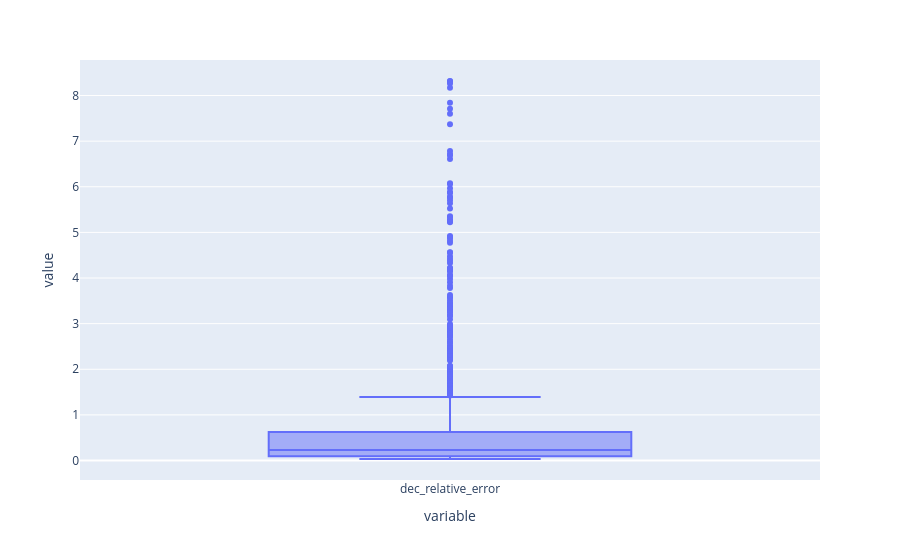

Source (notebook cell):
### Code cell
px.box(df['dec_relative_error'])

### Figure 1 — Plotly figure (JSON) as saved in the notebook; plotly's stock layout.template omitted (floating-point values rounded to 4 significant figures; data arrays with more than 128 entries replaced by an {"elided": "..."} marker saying what was removed)
{"data": [{"alignmentgroup": "True", "hovertemplate": "variable=%{x}<br>value=%{y}<extra></extra>", "legendgroup": "", "marker": {"color": "#636efa"}, "name": "", "notched": false, "offsetgroup": "", "orientation": "v", "showlegend": false, "type": "box", "x": {"elided": "1094 str values"}, "x0": " ", "xaxis": "x", "y": {"elided": "1094 float values"}, "y0": " ", "yaxis": "y"}], "layout": {"autosize": true, "boxmode": "group", "legend": {"tracegroupgap": 0}, "margin": {"t": 60}, "xaxis": {"anchor": "y", "autorange": true, "domain": [0, 1], "range": [-0.5, 0.5], "title": {"text": "variable"}, "type": "category"}, "yaxis": {"anchor": "x", "autorange": true, "domain": [0, 1], "range": [-0.427, 8.779], "title": {"text": "value"}, "type": "linear"}}}
